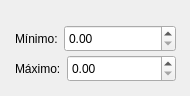
     <widget class="QWidget" name="uniform_2_ent_2">
      <widget class="QWidget" name="normal_ent_9" native="true">
       <property name="geometry">
        <rect>
         <x>10</x>
         <y>20</y>
         <width>171</width>
         <height>37</height>
        </rect>
       </property>
       <layout class="QHBoxLayout" name="normal_layout_ent_11" stretch="0,0">
        <property name="sizeConstraint">
         <enum>QLayout::SetDefaultConstraint</enum>
        </property>
        <property name="leftMargin">
         <number>5</number>
        </property>
        <property name="topMargin">
         <number>5</number>
        </property>
        <property name="rightMargin">
         <number>5</number>
        </property>
        <property name="bottomMargin">
         <number>5</number>
        </property>
        <item>
         <widget class="QLabel" name="label_14">
          <property name="sizePolicy">
           <sizepolicy hsizetype="Minimum" vsizetype="Minimum">
            <horstretch>0</horstretch>
            <verstretch>0</verstretch>
           </sizepolicy>
          </property>
          <property name="minimumSize">
           <size>
            <width>0</width>
            <height>0</height>
           </size>
          </property>
          <property name="text">
           <string>Mínimo:</string>
          </property>
         </widget>
        </item>
        <item>
         <widget class="QDoubleSpinBox" name="uniform_min_ent_2">
          <property name="sizePolicy">
           <sizepolicy hsizetype="Expanding" vsizetype="Expanding">
            <horstretch>0</horstretch>
            <verstretch>0</verstretch>
           </sizepolicy>
          </property>
         </widget>
        </item>
       </layout>
      </widget>
      <widget class="QWidget" name="normal_ent_10" native="true">
       <property name="geometry">
        <rect>
         <x>10</x>
         <y>50</y>
         <width>171</width>
         <height>37</height>
        </rect>
       </property>
       <layout class="QHBoxLayout" name="normal_layout_ent_12" stretch="0,0">
        <property name="sizeConstraint">
         <enum>QLayout::SetDefaultConstraint</enum>
        </property>
        <property name="leftMargin">
         <number>5</number>
        </property>
        <property name="topMargin">
         <number>5</number>
        </property>
        <property name="rightMargin">
         <number>5</number>
        </property>
        <property name="bottomMargin">
         <number>5</number>
        </property>
        <item>
         <widget class="QLabel" name="label_15">
          <property name="sizePolicy">
           <sizepolicy hsizetype="Minimum" vsizetype="Minimum">
            <horstretch>0</horstretch>
            <verstretch>0</verstretch>
           </sizepolicy>
          </property>
          <property name="minimumSize">
           <size>
            <width>0</width>
            <height>0</height>
           </size>
          </property>
          <property name="text">
           <string>Máximo:</string>
          </property>
         </widget>
        </item>
        <item>
         <widget class="QDoubleSpinBox" name="uniform_max_ent_2">
          <property name="sizePolicy">
           <sizepolicy hsizetype="Expanding" vsizetype="Expanding">
            <horstretch>0</horstretch>
            <verstretch>0</verstretch>
           </sizepolicy>
          </property>
         </widget>
        </item>
       </layout>
      </widget>
     </widget>
